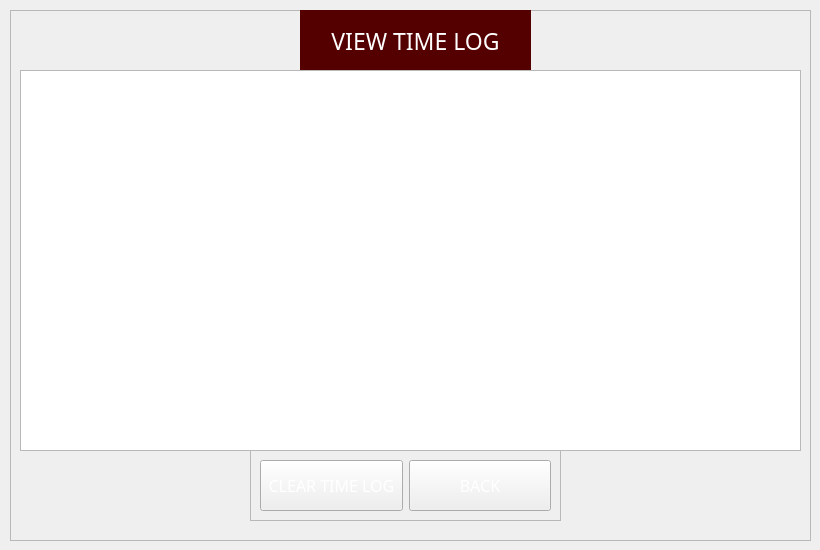
   <widget class="QWidget" name="viewtimelog">
    <widget class="QFrame" name="frame_13">
     <property name="geometry">
      <rect>
       <x>10</x>
       <y>10</y>
       <width>801</width>
       <height>531</height>
      </rect>
     </property>
     <property name="frameShape">
      <enum>QFrame::StyledPanel</enum>
     </property>
     <property name="frameShadow">
      <enum>QFrame::Raised</enum>
     </property>
     <widget class="QFrame" name="frame_20">
      <property name="geometry">
       <rect>
        <x>240</x>
        <y>440</y>
        <width>311</width>
        <height>71</height>
       </rect>
      </property>
      <property name="styleSheet">
       <string notr="true"/>
      </property>
      <property name="frameShape">
       <enum>QFrame::StyledPanel</enum>
      </property>
      <property name="frameShadow">
       <enum>QFrame::Raised</enum>
      </property>
      <layout class="QGridLayout" name="gridLayout_13">
       <item row="0" column="0">
        <widget class="QPushButton" name="cleartimelog">
         <property name="sizePolicy">
          <sizepolicy hsizetype="Minimum" vsizetype="Expanding">
           <horstretch>0</horstretch>
           <verstretch>0</verstretch>
          </sizepolicy>
         </property>
         <property name="font">
          <font>
           <family>Microsoft JhengHei UI Light</family>
           <pointsize>12</pointsize>
          </font>
         </property>
         <property name="styleSheet">
          <string notr="true">border-image: url(:/icons/the-button-859346_640.png);
color: rgb(255, 255, 255);</string>
         </property>
         <property name="text">
          <string>CLEAR TIME LOG</string>
         </property>
        </widget>
       </item>
       <item row="0" column="1">
        <widget class="QPushButton" name="backButton">
         <property name="sizePolicy">
          <sizepolicy hsizetype="Minimum" vsizetype="Expanding">
           <horstretch>0</horstretch>
           <verstretch>0</verstretch>
          </sizepolicy>
         </property>
         <property name="font">
          <font>
           <family>Microsoft JhengHei UI Light</family>
           <pointsize>12</pointsize>
          </font>
         </property>
         <property name="styleSheet">
          <string notr="true">border-image: url(:/icons/the-button-859346_640.png);
color: rgb(255, 255, 255);</string>
         </property>
         <property name="text">
          <string>BACK</string>
         </property>
        </widget>
       </item>
      </layout>
     </widget>
     <widget class="QLabel" name="label_52">
      <property name="enabled">
       <bool>true</bool>
      </property>
      <property name="geometry">
       <rect>
        <x>290</x>
        <y>0</y>
        <width>231</width>
        <height>61</height>
       </rect>
      </property>
      <property name="font">
       <font>
        <family>Microsoft JhengHei UI Light</family>
        <pointsize>17</pointsize>
       </font>
      </property>
      <property name="acceptDrops">
       <bool>false</bool>
      </property>
      <property name="autoFillBackground">
       <bool>false</bool>
      </property>
      <property name="styleSheet">
       <string notr="true">background-color: rgb(85, 0, 0);
color: rgb(255, 255, 255);</string>
      </property>
      <property name="text">
       <string>VIEW TIME LOG</string>
      </property>
      <property name="textFormat">
       <enum>Qt::AutoText</enum>
      </property>
      <property name="scaledContents">
       <bool>true</bool>
      </property>
      <property name="alignment">
       <set>Qt::AlignCenter</set>
      </property>
      <property name="wordWrap">
       <bool>true</bool>
      </property>
      <property name="margin">
       <number>5</number>
      </property>
      <property name="openExternalLinks">
       <bool>false</bool>
      </property>
     </widget>
     <widget class="QTableView" name="timelogs">
      <property name="geometry">
       <rect>
        <x>10</x>
        <y>60</y>
        <width>781</width>
        <height>381</height>
       </rect>
      </property>
     </widget>
    </widget>
   </widget>
